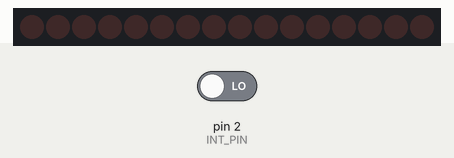
Simulated run of this sketch. Board: Arduino Uno, built with avr-gcc and run on an emulated ATmega328P. Parts: 16 shift-register outputs drawn as a row of LEDs (first output left, lit = HIGH). Wiring (inferred from the names in the program): 2 × shift register (74HC595): data pin 8; shift clock pin 11; latch pin 12. Wiring (inferred from the signals the program sends): row of LEDs: on Q0, Q1, Q2, Q3, Q4, Q5, Q6, Q7, Q8, Q9, Q10, Q11, Q12, Q13, Q14, Q15. The test bench sets the inputs (shaded band); at power-on: pin 2 (INT_PIN) LOW.

Above: at 1.2 s.
1.3 s: pin 2 (INT_PIN) driven HIGH
At 1.8 s:
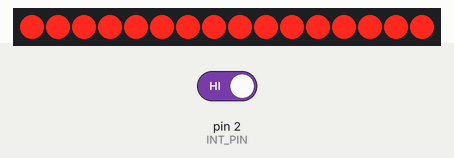
2.8 s: pin 2 (INT_PIN) driven LOW
At 3.2 s:
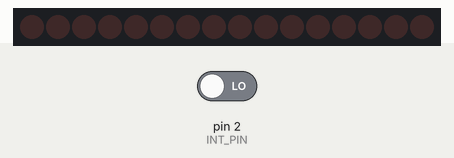
Timing chart, 0 to 5.8 s (numbered marks = the images above; inputs shaded):
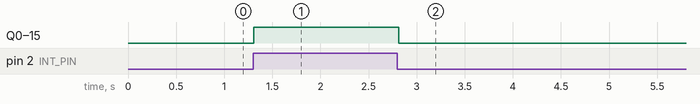

Measured:
- after the input at 1.3 s, Q0–15: LOW → HIGH at once
- after the input at 2.8 s, Q0–15: HIGH → LOW at once

The sketch:

interruptTest.ino
```cpp
#define LATCH_PIN 12
#define CLOCK_PIN 11
#define DATA_PIN 8
#define INT_PIN 2
#define NUM_OF_REGS 2

void setup() {

  pinMode(LATCH_PIN, OUTPUT);
  pinMode(CLOCK_PIN, OUTPUT);
  pinMode(DATA_PIN, OUTPUT);
  pinMode(INT_PIN, INPUT);
  digitalWrite(LATCH_PIN, LOW);
  for(byte i=0; i<NUM_OF_REGS; i++){
    shiftOut(DATA_PIN, CLOCK_PIN, MSBFIRST, 0);
  }
  digitalWrite(LATCH_PIN, HIGH);
}

void loop() {
  if(digitalRead(2)){
    digitalWrite(LATCH_PIN, LOW);
    for(byte i=0; i<NUM_OF_REGS; i++){
      shiftOut(DATA_PIN, CLOCK_PIN, MSBFIRST, 255);
    }
    digitalWrite(LATCH_PIN, HIGH);
    delay(50);
  }else{
    digitalWrite(LATCH_PIN, LOW);
    for(byte i=0; i<NUM_OF_REGS; i++){
      shiftOut(DATA_PIN, CLOCK_PIN, MSBFIRST, 0);
    }
    digitalWrite(LATCH_PIN, HIGH);
    delay(50);
  }

}
```
